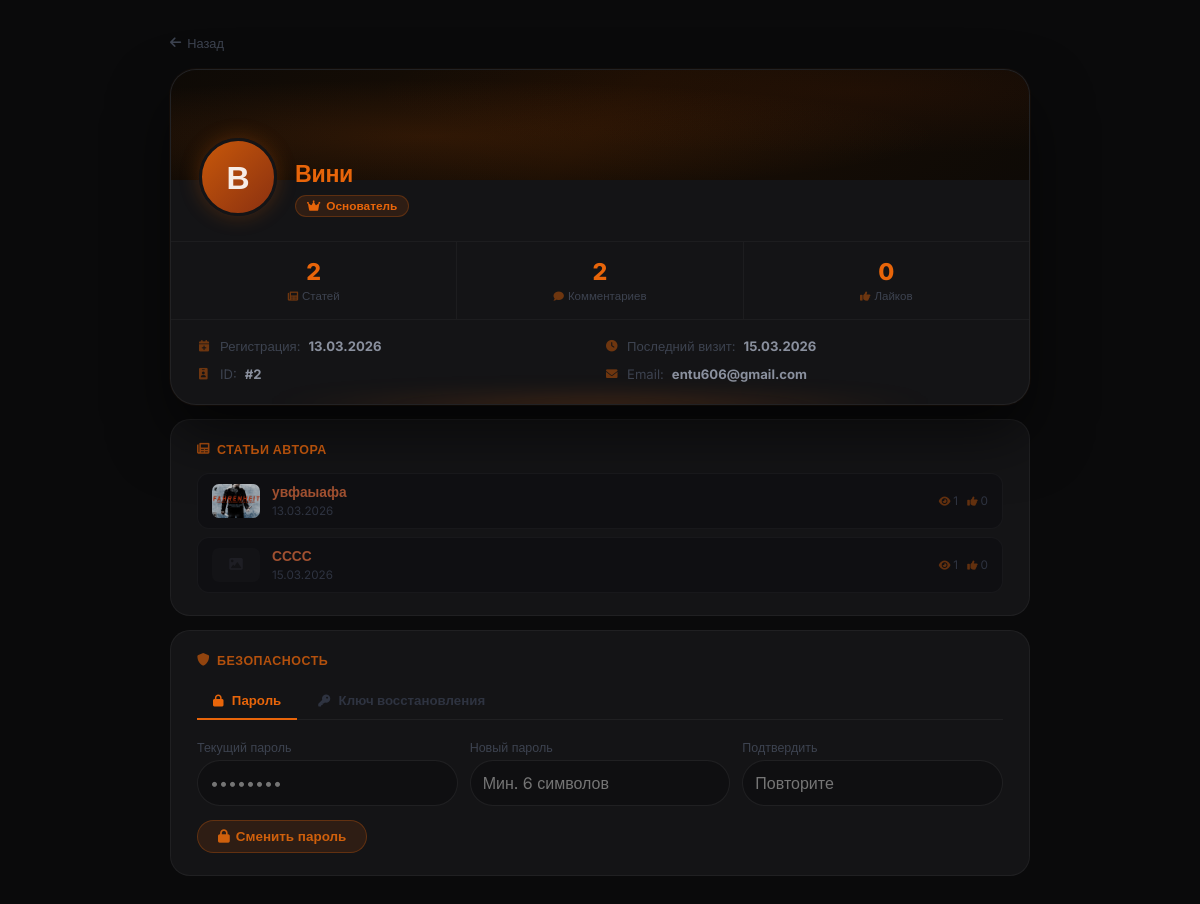
The page /profile/Вини (signed in) on the database as committed earlier.
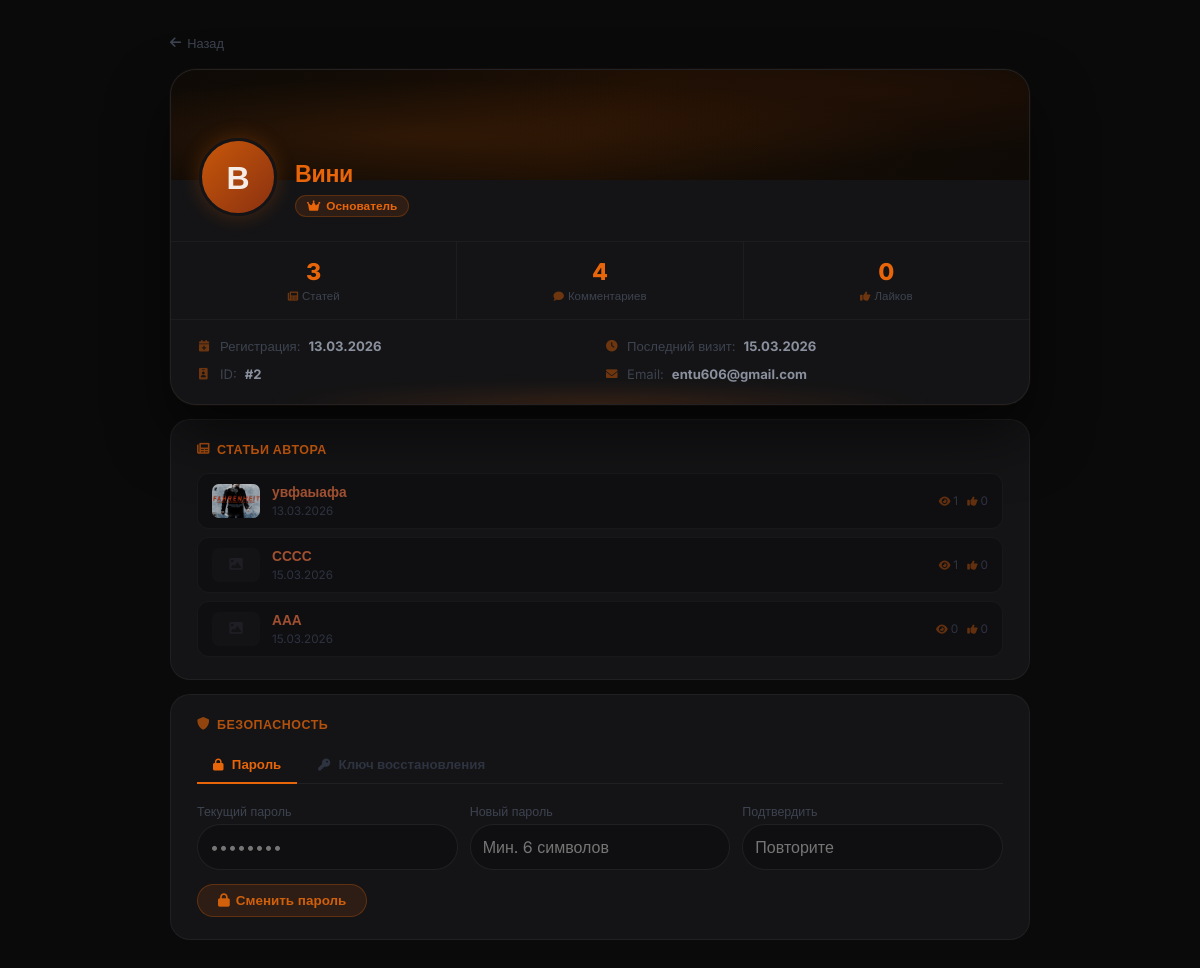
The same page on the database as committed later.
### models.py (models this page shows, shortened)
class Article(db.Model):
    __tablename__ = 'articles'
    id          = db.Column(db.Integer, primary_key=True)
    title       = db.Column(db.String(300), nullable=False)
    preview     = db.Column(db.Text, nullable=True)       # краткое описание
    content     = db.Column(db.Text, nullable=False)
    image       = db.Column(db.String(500), nullable=True)  # URL изображения (старый способ)
    image_file  = db.Column(db.String(300), nullable=True)  # имя файла загруженного изображения
    video_url   = db.Column(db.String(500), nullable=True)  # ссылка на YouTube
    video_file  = db.Column(db.String(300), nullable=True)  # загруженный видео-файл
    category    = db.Column(db.String(50), default='article')
    views       = db.Column(db.Integer, default=0)
    likes       = db.Column(db.Integer, default=0)
    dislikes    = db.Column(db.Integer, default=0)
    created_at  = db.Column(db.DateTime, default=datetime.utcnow)
    updated_at  = db.Column(db.DateTime, default=datetime.utcnow, onupdate=datetime.utcnow)
    author_id   = db.Column(db.Integer, db.ForeignKey('users.id'), nullable=False)
    game_id     = db.Column(db.Integer, db.ForeignKey('games.id'), nullable=True)
    comments    = db.relationship('Comment',      backref='article', lazy='dynamic',
                                  cascade='all, delete-orphan')
    votes       = db.relationship('Vote',         backref='article', lazy='dynamic',
                                  cascade='all, delete-orphan')
    extra_pages = db.relationship('ExtraPage',    backref='article', lazy='dynamic',
                                  cascade='all, delete-orphan')
    dropdown_items = db.relationship('DropdownItem', backref='article', lazy='dynamic',
                                     cascade='all, delete-orphan', order_by='DropdownItem.order')
    article_views  = db.relationship('ArticleView',  backref='article', lazy='dynamic',
                                     cascade='all, delete-orphan')
    def get_image_url(self):
        if self.image_file:
            return f'/static/uploads/{self.image_file}'
        if self.image:
            return self.image
        return None

### app.py (the view)
@app.route('/profile/<username>')
def profile(username):
    user = User.query.filter_by(username=username).first_or_404()
    return render_template('profile.html', user=user)

### app.py (called while the page is built)
@login_manager.user_loader
def load_user(user_id):
    return User.query.get(int(user_id))

@app.before_request
def update_last_seen():
    if current_user.is_authenticated:
        current_user.last_seen = datetime.utcnow()
        db.session.commit()

@app.after_request
def add_security_headers(response):
    response.headers['X-Content-Type-Options'] = 'nosniff'
    response.headers['X-Frame-Options']        = 'DENY'
    response.headers['X-XSS-Protection']       = '1; mode=block'
    response.headers.pop('Server', None)
    response.headers.pop('X-Powered-By', None)
    return response

### models.py (called while the page is built)
    def is_banned(self):
        if self.banned_until and self.banned_until > datetime.utcnow():
            return True
        return False

### templates/profile.html (shortened to what the changed rows need)
{% extends "base.html" %}
{% block content %}
<div class="profile-outer">
<div class="profile-inner">
    <div class="profile-main-card">
                {% set role_names = {0: ('Участник', 'fas fa-user'), 1: ('Модератор', 'fas fa-shield-alt'), 2: ('Редактор', 'fas fa-pen'), 3: ('Ст. Модератор', 'fas fa-user-shield'), 4: ('Основатель', 'fas fa-crown')} %}
                {% set rname, ricon = role_names.get(user.role, ('Участник', 'fas fa-user')) %}
        <div class="profile-stats">
            <div class="stat-box">
                <span class="stat-num">{{ user.articles.count() }}</span>
                <div class="stat-lbl"><i class="fas fa-newspaper"></i> Статей</div>
            </div>
            <div class="stat-box">
                <span class="stat-num">{{ user.comments.count() }}</span>
                <div class="stat-lbl"><i class="fas fa-comment"></i> Комментариев</div>
            </div>
                <span class="stat-num">{% set tl = namespace(v=0) %}{% for art in user.articles %}{% set tl.v = tl.v + art.likes %}{% endfor %}{{ tl.v }}</span>
        </div>
    </div>
    {% if user.articles.count() > 0 %}
    <div class="sub-card">
        {% for art in user.articles.limit(10) %}
        <a href="{{ url_for('article', article_id=art.id) }}" class="art-item">
            {% if art.get_image_url() %}
                <img src="{{ art.get_image_url() }}" class="art-thumb" alt="">
            {% else %}
                <div class="art-thumb-ph"><i class="fas fa-image" style="font-size:0.85rem;"></i></div>
            {% endif %}
            <div style="flex:1; min-width:0; position:relative; z-index:1;">
                <div class="art-title-text">{{ art.title }}</div>
                <div class="art-date">{{ art.created_at.strftime('%d.%m.%Y') }}</div>
            </div>
            <div class="art-stats" style="position:relative; z-index:1;">
                <span><i class="fas fa-eye"></i> {{ art.views }}</span>
                <span><i class="fas fa-thumbs-up"></i> {{ art.likes }}</span>
            </div>
        </a>
        {% endfor %}
    </div>
    {% endif %}
</div>
{% endblock %}

Rows that differ between the two databases and show on the page:
added Article: title "ААА", created_at "15.03.2026", views "0", likes "0"
Other text that changed with them:
{{ user.articles.count() }}: "2" → "3"
{{ user.comments.count() }}: "2" → "4"
